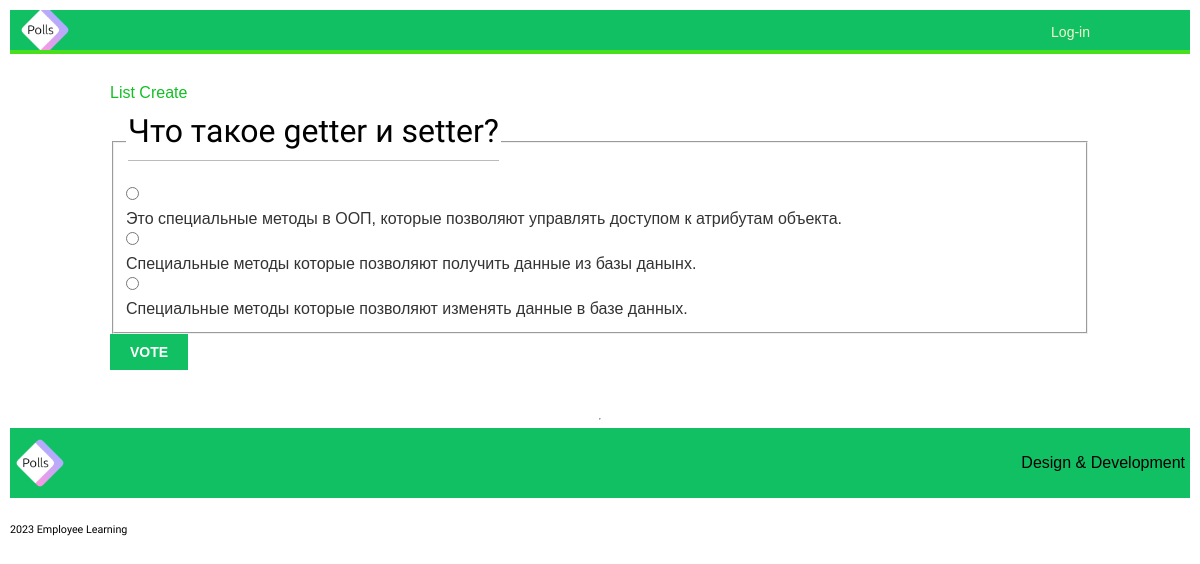
Screenshot of /polls/7/ with the database file from the repository.
### polls/models.py (models this page shows, shortened)
class Question(models.Model):
    question_text = models.CharField(max_length=200)
    pub_date = models.DateTimeField('date published')

class Choice(models.Model):
    question = models.ForeignKey(Question, on_delete=models.CASCADE)
    choice_text = models.CharField(max_length=200)
    votes = models.IntegerField(default=0)

### polls/views.py (the view)
# urls.py: path("<int:pk>/", views.DetailView.as_view(), name="detail"),
class DetailView(generic.DetailView):
    model = Question
    template_name = "polls/detail.html"

### polls/templates/polls/detail.html (shortened to what this page needs)
{% extends "base.html" %}
{% block content %}
<form action="{% url 'polls:vote' question.id %}" method="post">
    <fieldset>
        <legend><h1>{{ question.question_text }}</h1></legend>
        {% for choice in question.choice_set.all %}
            <input type="radio" name="choice" id="choice{{ forloop.counter }}" value="{{ choice.id }}">
            <label for="choice{{ forloop.counter }}">{{ choice.choice_text }}</label><br>
        {% endfor %}
    </fieldset>
    <input type="submit" value="Vote">
    </form>
{% endblock %}

### acc/static/css/base.css (style rules this page uses)
h1, h2, h3, h4, h5 , h6 { font-family: 'Muli', sans-serif; font-weight:normal; }
h1 { border-bottom:1px solid #bbb; padding:0 0 10px 0; margin:10px 0 20px 0; }
form { overflow:auto; }
label { float:left; clear:both; color:#333; margin-bottom:4px; }
input, textarea { clear:both; float:left; margin:0 0 10px; background:#efefef; border:0; padding:6px 10px; font-size:14px; }
input[type=submit], a.button { font-weight:bold; background:#12c064; color:#fff; padding:10px 20px; font-size:14px; text-transform:uppercase; }

### rows the page displays
Question: question_text "Что такое getter и setter?"
Choice: choice_text "Это специальные методы в ООП, которые позволяют управлять доступом к атрибутам объекта."
Choice: choice_text "Специальные методы которые позволяют получить данные из базы данынх."
Choice: choice_text "Специальные методы которые позволяют изменять данные в базе данных."
